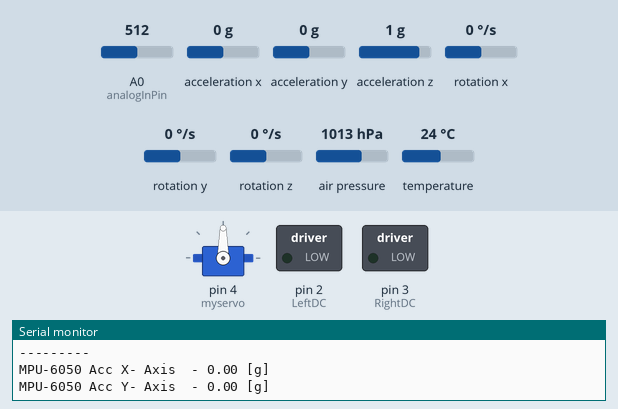
This sketch was run on a simulated Arduino Uno, built with avr-gcc and run on an emulated ATmega328P. Shown: servo, switched loads named in the sketch (green lamp = pin HIGH), the last lines printed to the serial monitor. Wiring (inferred from the names in the program): MPU-6050 motion sensor at I2C address 0x68. The test bench sets the inputs (shaded band); at power-on: A0 (analogInPin) = 512, acceleration x 0 g, acceleration y 0 g, acceleration z 1 g, rotation x 0 °/s, rotation y 0 °/s, rotation z 0 °/s, air pressure 1013 hPa, temperature 24 °C.

Above: at 0.05 s.
At 1.2 s:
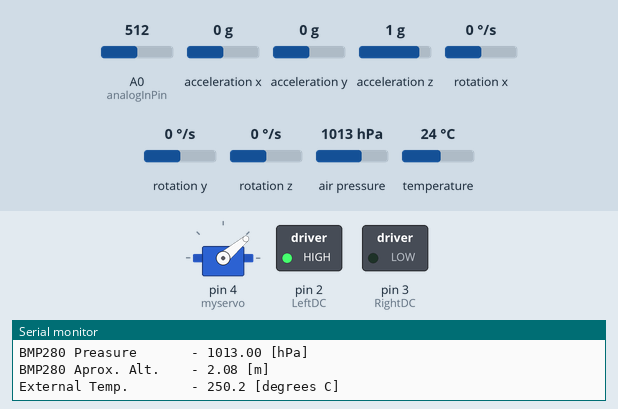
At 2.35 s:
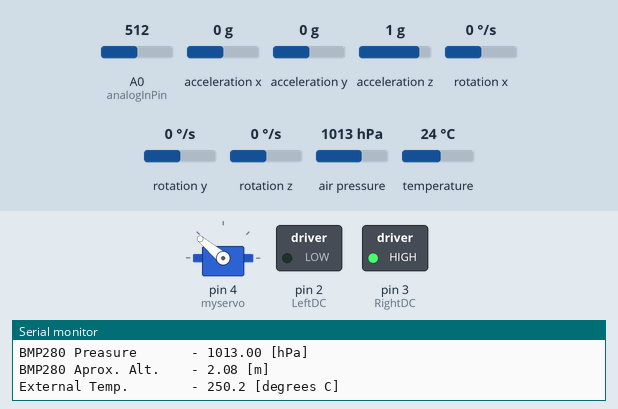
Timing chart, 0 to 5.5 s (numbered marks = the images above):
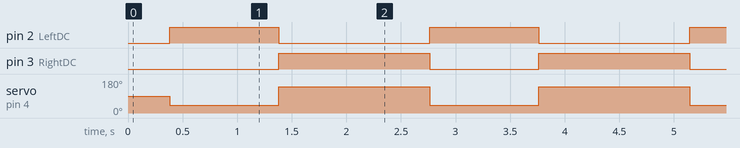

Measured:
- by itself, pin 2 (LeftDC): alternates HIGH for 1.0 s and LOW for 1.4 s
- by itself, pin 3 (RightDC): alternates HIGH for 1.4 s and LOW for 1.0 s
- by itself, servo on pin 4 (myservo): alternates 140° for 1.4 s and 40° for 1.0 s

The sketch:

All_Sensors.ino
```cpp
#include<Wire.h>  // I2C Libary
#include <Adafruit_Sensor.h>
#include <Adafruit_BMP280.h>
#include <Servo.h>

// Servo Motor
Servo myservo;

//DC Motors
int LeftDC = 2;
int RightDC = 3;

//Temp sensor
const int analogInPin = A0; // analog input pin
float tempSensorValue = 0; // Temperature sensor data

//Constants
// MPU-6050
const int MPU_6050_Addr=0x68; // I2C Address of the MPU-6050
const byte PWR_MGMT_1 = 0x6B; // PWR_MGMT_1 register address of the MPU-6050
const byte ACCEL_Config = 0x1C; //ACCEL_Config Register address of the MPU-6050
const byte ACCEL_XOUT_H = 0x3B; //ACCEL_XOUT_H Register address of the MPU-6050
const byte GYRO_CONFIG = 0x1B;  // GYRO_CONFIG register address of MPU-6050

// Variables
// MPU-6050
float MPU_6050_Temp;
float MPU_6050_ACCX;
float MPU_6050_ACCY;
float MPU_6050_ACCZ;
float MPU_6050_GyroX;
float MPU_6050_GyroY;
float MPU_6050_GyroZ;

// BMP280
Adafruit_BMP280 bme;

void setup() {
  // put your setup code here, to run once:

  // DC Motor
  pinMode(LeftDC, OUTPUT);
  pinMode(RightDC, OUTPUT);

  //Servo Motor
  myservo.attach(4);

  Wire.begin();
  Wire.beginTransmission(MPU_6050_Addr);
  Wire.write(PWR_MGMT_1);
  Wire.write(0); //set to Zero (wakes up the MPU-6050)
  Wire.beginTransmission(MPU_6050_Addr);
  Wire.write(ACCEL_Config);
  Wire.write(0x10);  //setting the full scale range to plus minus 8g
  Wire.endTransmission();
  Wire.write(GYRO_CONFIG);
  Wire.write(0x08);  //setting the full scale range to plus minus 8g
  Wire.endTransmission();

  bme.begin();
  Serial.begin(9600);
}

void loop() {
  // put your main code here, to run repeatedly:
  Wire.beginTransmission(MPU_6050_Addr);
  Wire.write(ACCEL_XOUT_H);  //ACCEL_XOUT_H register
  Wire.endTransmission();
  Wire.requestFrom(MPU_6050_Addr, 14);  // request 2 bytes from the MPU-6050
  MPU_6050_ACCX = Wire.read()  << 8 | Wire.read() ;
  MPU_6050_ACCY = Wire.read()  << 8 | Wire.read() ;
  MPU_6050_ACCZ = Wire.read()  << 8 | Wire.read() ;
  MPU_6050_Temp = Wire.read()  << 8 | Wire.read() ;
  MPU_6050_GyroX = Wire.read()  << 8 | Wire.read() ;
  MPU_6050_GyroY = Wire.read()  << 8 | Wire.read() ;
  MPU_6050_GyroZ = Wire.read()  << 8 | Wire.read() ;
  MPU_6050_ACCX = MPU_6050_ACCX/4096;
  MPU_6050_ACCY = MPU_6050_ACCY/4096;
  MPU_6050_ACCZ = MPU_6050_ACCZ/4096;
  MPU_6050_Temp = MPU_6050_Temp/ 340 + 36.53;
  MPU_6050_GyroX = MPU_6050_GyroX/65.5;
  MPU_6050_GyroY = MPU_6050_GyroY/65.5;
  MPU_6050_GyroZ = MPU_6050_GyroY/65.5;

  tempSensorValue = analogRead(analogInPin);
  // convert temperature data
  tempSensorValue = tempSensorValue * 5000/1023 * 1/10;
  //Transmit temperature sensor data, 1 decimal place
  Serial.println("---------");
  Serial.print("MPU-6050 Acc X- Axis  - "); Serial.print(MPU_6050_ACCX); Serial.println(" [g]");
  Serial.print("MPU-6050 Acc Y- Axis  - "); Serial.print(MPU_6050_ACCY); Serial.println(" [g]");
  Serial.print("MPU-6050 Acc Z- Axis  - "); Serial.print(MPU_6050_ACCZ); Serial.println(" [g]");
  Serial.print("MPU-6050 Gyro X- Axis - "); Serial.print(MPU_6050_GyroX); Serial.println(" [deg/s]");
  Serial.print("MPU-6050 Gyro Y- Axis - "); Serial.print(MPU_6050_GyroY); Serial.println(" [deg/s]");
  Serial.print("MPU-6050 Gyro Z- Axis - "); Serial.print(MPU_6050_GyroZ); Serial.println(" [deg/s]");
  Serial.print("MPU-6050 Temp         - "); Serial.print(MPU_6050_Temp); Serial.println(" [degrees C]");
  Serial.print("BMP280 Temperature    - "); Serial.print(bme.readTemperature()); Serial.println(" [degrees C]");
  Serial.print("BMP280 Preasure       - "); Serial.print(bme.readPressure()/100); Serial.println(" [hPa]");
  Serial.print("BMP280 Aprox. Alt.    - "); Serial.print(bme.readAltitude(1013.25)); Serial.println(" [m]");
  Serial.print("External Temp.        - "); Serial.print(tempSensorValue,1); Serial.println(" [degrees C]");

  digitalWrite(LeftDC, HIGH);
  digitalWrite(RightDC, LOW);
  myservo.write(40);
  delay(1000);

  digitalWrite(LeftDC, LOW);
  digitalWrite(RightDC, HIGH);
  myservo.write(140);
  delay(1000);


}
```
